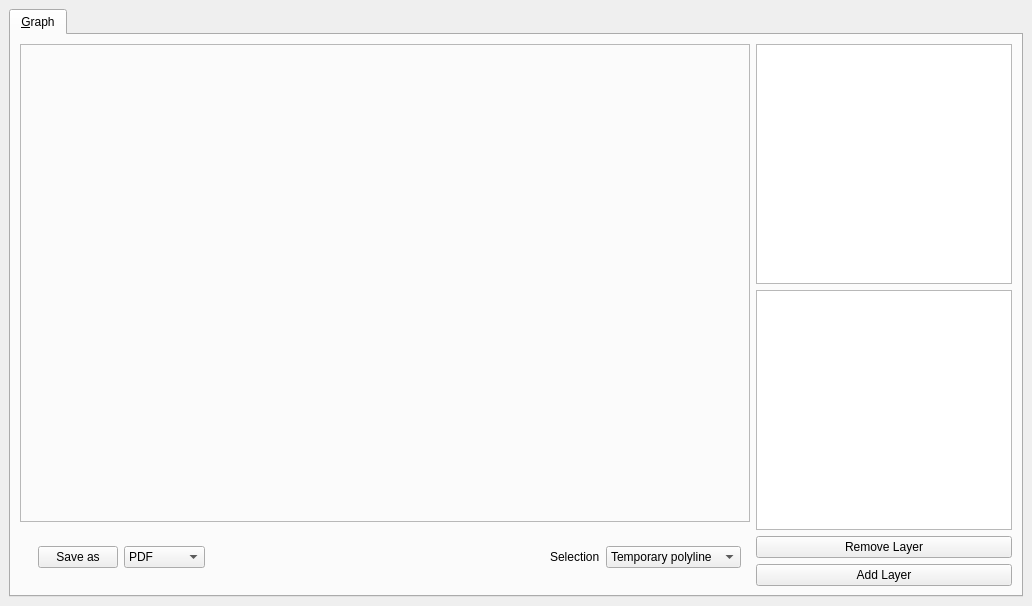
<?xml version="1.0" encoding="UTF-8"?>
<ui version="4.0">
 <class>tuflowqgis_plt_test</class>
 <widget class="QDockWidget" name="tuflowqgis_plt_test">
  <property name="geometry">
   <rect>
    <x>0</x>
    <y>0</y>
    <width>1032</width>
    <height>606</height>
   </rect>
  </property>
  <property name="windowTitle">
   <string>TUFLOW Results Viewer</string>
  </property>
  <widget class="QWidget" name="dockWidgetContents">
   <property name="sizePolicy">
    <sizepolicy hsizetype="Expanding" vsizetype="Expanding">
     <horstretch>0</horstretch>
     <verstretch>0</verstretch>
    </sizepolicy>
   </property>
   <layout class="QVBoxLayout" name="verticalLayout_3">
    <item>
     <widget class="QTabWidget" name="tabWidget">
      <property name="autoFillBackground">
       <bool>true</bool>
      </property>
      <property name="tabPosition">
       <enum>QTabWidget::North</enum>
      </property>
      <property name="tabShape">
       <enum>QTabWidget::Rounded</enum>
      </property>
      <property name="currentIndex">
       <number>0</number>
      </property>
      <property name="elideMode">
       <enum>Qt::ElideNone</enum>
      </property>
      <property name="usesScrollButtons">
       <bool>true</bool>
      </property>
      <widget class="QWidget" name="tab_1">
       <property name="sizePolicy">
        <sizepolicy hsizetype="Expanding" vsizetype="Expanding">
         <horstretch>0</horstretch>
         <verstretch>0</verstretch>
        </sizepolicy>
       </property>
       <attribute name="title">
        <string>&amp;Graph</string>
       </attribute>
       <layout class="QGridLayout">
        <item row="1" column="0">
         <layout class="QHBoxLayout" name="_2">
          <item>
           <layout class="QGridLayout" name="gridLayout">
            <item row="1" column="0">
             <widget class="QWidget" name="widget_save_buttons" native="true">
              <layout class="QHBoxLayout" name="horizontalLayout_3">
               <item>
                <widget class="QStackedWidget" name="stackedWidget">
                 <property name="currentIndex">
                  <number>0</number>
                 </property>
                 <widget class="QWidget" name="page">
                  <layout class="QHBoxLayout" name="horizontalLayout_4">
                   <item>
                    <widget class="QPushButton" name="butSaveAs">
                     <property name="text">
                      <string>Save as</string>
                     </property>
                    </widget>
                   </item>
                   <item>
                    <widget class="QComboBox" name="cbxSaveAs">
                     <item>
                      <property name="text">
                       <string>PDF</string>
                      </property>
                     </item>
                     <item>
                      <property name="text">
                       <string>PNG</string>
                      </property>
                     </item>
                     <item>
                      <property name="text">
                       <string>SVG</string>
                      </property>
                     </item>
                     <item>
                      <property name="text">
                       <string>print (PS)</string>
                      </property>
                     </item>
                    </widget>
                   </item>
                   <item>
                    <spacer name="horizontalSpacer_2">
                     <property name="orientation">
                      <enum>Qt::Horizontal</enum>
                     </property>
                     <property name="sizeHint" stdset="0">
                      <size>
                       <width>0</width>
                       <height>20</height>
                      </size>
                     </property>
                    </spacer>
                   </item>
                  </layout>
                 </widget>
                </widget>
               </item>
               <item>
                <spacer name="horizontalSpacer">
                 <property name="orientation">
                  <enum>Qt::Horizontal</enum>
                 </property>
                 <property name="sizeHint" stdset="0">
                  <size>
                   <width>1</width>
                   <height>20</height>
                  </size>
                 </property>
                </spacer>
               </item>
               <item>
                <widget class="QLabel" name="label">
                 <property name="text">
                  <string>Selection</string>
                 </property>
                </widget>
               </item>
               <item>
                <widget class="QComboBox" name="comboBox">
                 <property name="sizePolicy">
                  <sizepolicy hsizetype="Minimum" vsizetype="Fixed">
                   <horstretch>0</horstretch>
                   <verstretch>0</verstretch>
                  </sizepolicy>
                 </property>
                 <item>
                  <property name="text">
                   <string>Temporary polyline</string>
                  </property>
                 </item>
                 <item>
                  <property name="text">
                   <string>Selected polyline</string>
                  </property>
                 </item>
                </widget>
               </item>
              </layout>
             </widget>
            </item>
            <item row="0" column="0">
             <widget class="QFrame" name="frame_for_plot">
              <property name="sizePolicy">
               <sizepolicy hsizetype="Preferred" vsizetype="Preferred">
                <horstretch>0</horstretch>
                <verstretch>1</verstretch>
               </sizepolicy>
              </property>
              <property name="frameShape">
               <enum>QFrame::StyledPanel</enum>
              </property>
              <property name="frameShadow">
               <enum>QFrame::Raised</enum>
              </property>
              <layout class="QVBoxLayout" name="verticalLayout_9"/>
             </widget>
            </item>
           </layout>
          </item>
          <item>
           <layout class="QVBoxLayout" name="verticalLayout">
            <item alignment="Qt::AlignRight">
             <widget class="QTableView" name="tableView">
              <property name="sizePolicy">
               <sizepolicy hsizetype="Preferred" vsizetype="Expanding">
                <horstretch>0</horstretch>
                <verstretch>0</verstretch>
               </sizepolicy>
              </property>
              <property name="minimumSize">
               <size>
                <width>10</width>
                <height>10</height>
               </size>
              </property>
             </widget>
            </item>
            <item>
             <layout class="QHBoxLayout" name="horizontalLayout">
              <item alignment="Qt::AlignRight">
               <widget class="QListWidget" name="listWidget"/>
              </item>
             </layout>
            </item>
            <item>
             <widget class="QPushButton" name="pushButton">
              <property name="minimumSize">
               <size>
                <width>10</width>
                <height>20</height>
               </size>
              </property>
              <property name="text">
               <string>Remove Layer</string>
              </property>
             </widget>
            </item>
            <item>
             <widget class="QPushButton" name="pushButton_2">
              <property name="minimumSize">
               <size>
                <width>10</width>
                <height>20</height>
               </size>
              </property>
              <property name="text">
               <string>Add Layer</string>
              </property>
              <property name="autoRepeat">
               <bool>false</bool>
              </property>
              <property name="autoDefault">
               <bool>false</bool>
              </property>
              <property name="default">
               <bool>false</bool>
              </property>
              <property name="flat">
               <bool>false</bool>
              </property>
             </widget>
            </item>
           </layout>
          </item>
         </layout>
        </item>
       </layout>
      </widget>
     </widget>
    </item>
   </layout>
  </widget>
 </widget>
 <resources/>
 <connections/>
</ui>
